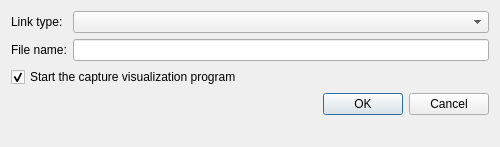
<?xml version="1.0" encoding="UTF-8"?>
<ui version="4.0">
 <class>CaptureDialog</class>
 <widget class="QDialog" name="CaptureDialog">
  <property name="windowModality">
   <enum>Qt::WindowModal</enum>
  </property>
  <property name="geometry">
   <rect>
    <x>0</x>
    <y>0</y>
    <width>500</width>
    <height>147</height>
   </rect>
  </property>
  <property name="maximumSize">
   <size>
    <width>500</width>
    <height>147</height>
   </size>
  </property>
  <property name="windowTitle">
   <string>Packet capture</string>
  </property>
  <property name="styleSheet">
   <string notr="true">QWidget {
    background-color: #323232;
    color: #BAF73C;
}

QToolBar {
    border:0px;
}

QGraphicsView, QTextEdit, QPlainTextEdit, QTreeWidget, QListWidget, QLineEdit, QSpinBox, QComboBox {
    background-color: #282828;
}

QLabel, QMenu, QStatusBar {
  color: #BAF73C;
}

QMenuBar::item {
    background-color: #323232;
}

QMenu::item:selected {
    color: #f2f2f2;
    background-color: #383838;
}

QToolButton:hover {
    background-color: #383838;
}

QGroupBox {
    color: #BAF73C;
    font: bold 12px;
    padding: 15px;
    border-style: none;
}

QAbstractScrollArea::corner {
    background: #323232;
}

QScrollBar::add-page:horizontal, QScrollBar::sub-page:horizontal, QScrollBar::add-page:vertical, QScrollBar::sub-page:vertical {
  background: none;
}

QComboBox {
    selection-color: #f2f2f2;
    selection-background-color: #323232;
}

QComboBox QAbstractItemView {
    background-color: #282828;
}

QDockWidget, QMenuBar, QPushButton, QToolButton, QTabWidget, QHeaderView::section {
    color: #BAF73C;
    font: bold 11px;
}

QTabBar {
    color: #BAF73C;
}

QRadioButton, QCheckBox {
  color: #BAF73C;
}

QRadioButton::disabled, QCheckBox::disabled {
  color: gray;
}
# bg-color=#282828
# fg-color=#BAF73C
# tool-bar=#323232
# selection-bg=#383838 
# selection-fg=#f2f2f2 </string>
  </property>
  <property name="modal">
   <bool>false</bool>
  </property>
  <layout class="QGridLayout" name="gridLayout">
   <item row="0" column="0">
    <widget class="QLabel" name="uiLinkTypeLabel">
     <property name="sizePolicy">
      <sizepolicy hsizetype="Minimum" vsizetype="Preferred">
       <horstretch>0</horstretch>
       <verstretch>0</verstretch>
      </sizepolicy>
     </property>
     <property name="text">
      <string>Link type:</string>
     </property>
     <property name="scaledContents">
      <bool>false</bool>
     </property>
    </widget>
   </item>
   <item row="0" column="1">
    <widget class="QComboBox" name="uiDataLinkTypeComboBox">
     <property name="sizePolicy">
      <sizepolicy hsizetype="Expanding" vsizetype="Fixed">
       <horstretch>0</horstretch>
       <verstretch>0</verstretch>
      </sizepolicy>
     </property>
    </widget>
   </item>
   <item row="1" column="0">
    <widget class="QLabel" name="uiFileNameLabel">
     <property name="text">
      <string>File name:</string>
     </property>
    </widget>
   </item>
   <item row="1" column="1">
    <widget class="QLineEdit" name="uiCaptureFileNameLineEdit"/>
   </item>
   <item row="2" column="0" colspan="2">
    <widget class="QCheckBox" name="uiStartCommandCheckBox">
     <property name="text">
      <string>Start the capture visualization program</string>
     </property>
     <property name="checked">
      <bool>true</bool>
     </property>
    </widget>
   </item>
   <item row="3" column="0" colspan="2">
    <layout class="QHBoxLayout" name="horizontalLayout">
     <property name="spacing">
      <number>20</number>
     </property>
     <item>
      <spacer name="horizontalSpacer">
       <property name="orientation">
        <enum>Qt::Horizontal</enum>
       </property>
       <property name="sizeHint" stdset="0">
        <size>
         <width>40</width>
         <height>20</height>
        </size>
       </property>
      </spacer>
     </item>
     <item>
      <widget class="QDialogButtonBox" name="uiButtonBox">
       <property name="sizePolicy">
        <sizepolicy hsizetype="Fixed" vsizetype="Fixed">
         <horstretch>0</horstretch>
         <verstretch>0</verstretch>
        </sizepolicy>
       </property>
       <property name="orientation">
        <enum>Qt::Horizontal</enum>
       </property>
       <property name="standardButtons">
        <set>QDialogButtonBox::Cancel|QDialogButtonBox::Ok</set>
       </property>
      </widget>
     </item>
    </layout>
   </item>
   <item row="4" column="1">
    <spacer name="verticalSpacer">
     <property name="orientation">
      <enum>Qt::Vertical</enum>
     </property>
     <property name="sizeHint" stdset="0">
      <size>
       <width>20</width>
       <height>244</height>
      </size>
     </property>
    </spacer>
   </item>
  </layout>
 </widget>
 <resources>
  <include location="../../resources/resources.qrc"/>
 </resources>
 <connections/>
</ui>
